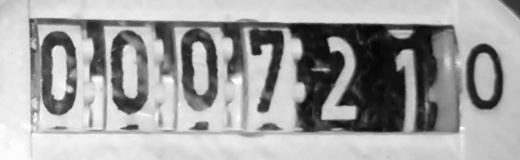
#> input picture PART-2/METER IMAGES/RAJA (102).jpg, 520 x 160 px; its folder holds only this picture in this run
$ jupyter execute --allow-errors AMR_using_CNN_SVHN_Model.ipynb   (shell and % lines are left out)
#> lines starting #> are read from the running program, lines starting #| are printed output that depends on the picture; after the words box and inside, x2 and y2 are one past the last pixel; in counts of white or black regions, pixels touching at a corner belong together
#> further down, img is the input picture: shape (160, 520); min 5, max 255, mean 161.2
Install all required libraries

[cell 1]

from google.colab import drive
from google.colab.patches import cv2_imshow
from skimage import data,filters
from PIL import ImageTk, Image

drive.mount('/content/drive')
%cd /content/drive/MyDrive/METER IMAGES/

import cv2
import csv
import matplotlib.pyplot as plt
import matplotlib.pylab as plt
import matplotlib.cm as cm
import numpy as np
import pathlib
import PIL
import os,png,array
import pandas as pd
import time

Load CNN_SVHN ML Model

[cell 2]
from keras.models import load_model
#> (the rest of this cell did not finish here and is left out)

Predicting meter value from 169 meter images using CNN_SVHN ML Model

[cell 3]
row_list = []
index_counter = 0
resize_counter = 0

directory="/content/drive/My Drive/METER IMAGES/"

#> (the rest of this cell did not finish here and is left out)

#> in auto_canny, `v = np.median(image)`: v = 197
#> in auto_canny, `lower = int(max(0, (1.0 - sigma) * v))`: lower = 131
#> in auto_canny, `upper = int(min(255, (1.0 + sigma) * v))`: upper = 255
#> in auto_canny, `edged = cv2.Canny(image, lower, upper, apertureSize=3, L2gradient=True)`:
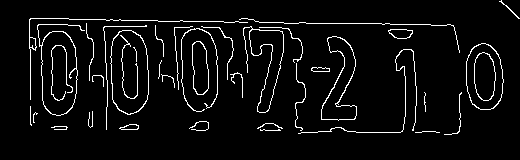
#> edged: shape (160, 520); 5.1% white in thin lines or dots, all inside (x1, y1, x2, y2) = (29, 0, 520, 135)
#> `contours, hierarchy = cv2.findContours(edges.copy(), cv2.RETR_TREE, cv..`: contours = 50 contours, 27 with area under 20; largest, box (x1, y1, x2, y2) and area: (110, 30, 149, 115) 2678, (110, 30, 149, 115) 2642, (37, 24, 85, 116) 2594, (41, 31, 78, 116) 2549, (466, 43, 504, 110) 1995
#> the loop `for cont in contours:` made 50 passes
#> (x, y, w, h, area) on passes 4, 5, 16, 17, 21, 22, 23, 24, 25, 26, 27, 28: (119, 124, 20, 6, 70.5), (120, 124, 19, 6, 64.5), (311, 67, 19, 5, 62.5), (311, 67, 19, 5, 59.5), (466, 43, 38, 67, 1995), (466, 43, 38, 67, 1964), (474, 52, 22, 49, 827), (474, 52, 22, 49, 810), (192, 41, 17, 54, 708.5), (192, 41, 17, 54, 691.5), (321, 36, 36, 85, 1443.5), (321, 36, 36, 85, 1387.5)
#> after the loop `for cont in contours:`: contours_dict = 10 items
#> `contours_filtered = sorted(contours_dict.values(), key=cv2.boundingRect)`: contours_filtered = 10 contours; largest, box (x1, y1, x2, y2) and area: (110, 30, 149, 115) 2642, (37, 24, 85, 116) 2594, (41, 31, 78, 116) 2549, (466, 43, 504, 110) 1964, (321, 36, 357, 121) 1388
#> `img_contours = cv2.drawContours(blank_background, contours_filtered, -..`:
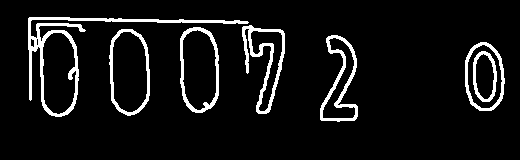
#> img_contours: shape (160, 520); 7.5% white; 7 white regions, largest, box (x1, y1, x2, y2) and area: (28, 17, 249, 117) 1995, (242, 25, 285, 114) 1009, (320, 35, 358, 122) 871

        contours, hierarchy = cv2.findContours(edges.copy(), cv2.RETR_TREE, cv2.CHAIN_APPROX_SIMPLE)

        contours_dict = dict()
        for cont in contours:
            x, y, w, h = cv2.boundingRect(cont)
            area = cv2.contourArea(cont)
            if 20 < area and 20 < w and h > 10 :
                contours_dict[(x, y, w, h)] = cont

        contours_filtered = sorted(contours_dict.values(), key=cv2.boundingRect)
        blank_background = np.zeros_like(edges)
        img_contours = cv2.drawContours(blank_background, contours_filtered, -1, (255,255,255), thickness=2)

        def is_overlapping_horizontally(box1, box2):
            x1, _, w1, _ = box1
            x2, _, _, _ = box2
            if x1 > x2:
                return is_overlapping_horizontally(box2, box1)
            return (x2 - x1) < w1

        def merge(box1, box2):
            assert is_overlapping_horizontally(box1, box2)
            x1, y1, w1, h1 = box1
            x2, y2, w2, h2 = box2
            x = min(x1, x2)
            w = max(x1 + w1, x2 + w2) - x
            y = min(y1, y2)
            h = max(y1 + h1, y2 + h2) - y
            return (x, y, w, h)

        def windows(contours):
            boxes = []
            for cont in contours:
                box = cv2.boundingRect(cont)
                if not boxes:
                    boxes.append(box)
                else:
                    if is_overlapping_horizontally(boxes[-1], box):
                        last_box = boxes.pop()
                        merged_box = merge(box, last_box)
                        boxes.append(merged_box)
                    else:
                        boxes.append(box)
            return boxes

        boxes = windows(contours_filtered)
#> the loop in windows, `for cont in contours:` made 10 passes
#> (box, last_box, y1 in merge, h1 in merge, y2 in merge) on passes 2, 6: ((37, 24, 48, 92), (29, 18, 219, 82), 24, 92, 18), ((243, 26, 41, 87), (29, 18, 219, 98), 26, 87, 18)
#> (box, y1 in merge, h1 in merge, y2 in merge, w2 in merge) on passes 3, 4, 5, 7, 10: ((41, 31, 37, 85), 31, 85, 18, 219), ((110, 30, 39, 85), 30, 85, 18, 219), ((181, 28, 37, 84), 28, 84, 18, 219), ((249, 29, 35, 84), 29, 84, 18, 255), ((474, 52, 22, 49), 52, 49, 43, 38)
#> after the loop in windows, `for cont in contours:`: boxes = [(29, 18, 255, 98), (321, 36, 36, 85), (466, 43, 38, 67)]
#> `len_boxes = len(boxes)`: len_boxes = 3
#> the loop `for n in range(len_boxes):` made 3 passes
#> pass 1, `roi = img[y-10:y+h+5, x-10:x+w+5]`:
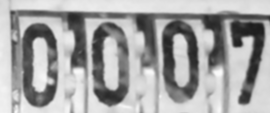
#> roi: shape (113, 270); min 28, max 251, mean 163.7
#> pass 1, `roi = cv2.resize(roi,(32, 32),interpolation = cv2.INTER_AREA)`:
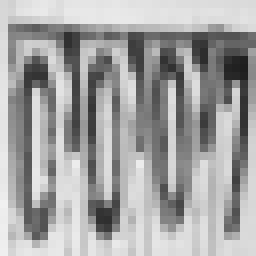
#> roi: shape (32, 32) (shown 8 times larger); min 30, max 240, mean 163.6
#> pass 2, `roi = img[y-10:y+h+5, x-10:x+w+5]`:
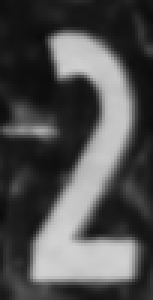
#> roi: shape (100, 51) (shown 3 times larger); min 11, max 209, mean 78.5
#> pass 2, `roi = cv2.resize(roi,(32, 32),interpolation = cv2.INTER_AREA)`:
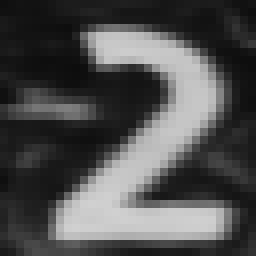
#> roi: shape (32, 32) (shown 8 times larger); min 13, max 208, mean 78.5
#> after the loop `for y in range(32):`: data = 1024 values, max 240 at index 800, min 30 at index 286, mean 163.6
        len_boxes = len(boxes)

        for n in range(len_boxes):
          x, y, w, h = boxes[n]
          plt.axis('off')

          if y < 10:
              y = 10
          if x < 10:
              x = 10

          roi = img[y-10:y+h+5, x-10:x+w+5]
          roi = cv2.resize(roi,(32, 32),interpolation = cv2.INTER_AREA)
          a = str(n+1)
          cv2.imwrite('basamak'+a+'.png', roi)

        columnNames = list()

        for i in range(1024):
            pixel = 'pixel'
            pixel += str(i)
            columnNames.append(pixel)

        train_data = pd.DataFrame(columns = columnNames)

        for n in range(len_boxes):
            a = str(n+1)
            b='basamak'+a+'.png'
            img = Image.open(b)
            rawData = img.load()
            data = []
            for y in range(32):
                for x in range(32):
                    data.append(rawData[x,y])
            k = 0
            train_data.loc[0] = [data[k] for k in range(1024)]
            train_data = train_data.div(255)
            train_data.to_csv("train_converted"+a+".csv",index = False)


        w ={}
        for n in range(len_boxes):
            a = str(n+1)
            b = "train_converted"+a+".csv"
            x_pred = pd.read_csv(b)
            x_pred = x_pred.iloc[:,:].values.astype('float32')
            x_pred =x_pred.reshape(-1, 32, 32, 1)
            predictions=classifier.predict(x_pred)
            x = predictions[4]
            c = "predictions"+a
            w.update( {c : x.argmax()} )

        row = [file,  str(w.get("predictions1")) +
               str(w.get("predictions2")) +
               str(w.get("predictions3")) +
               str(w.get("predictions4")) +
               str(w.get("predictions5")) +
               str(w.get("predictions6")) ]

        row_list.append(row)

        print( file + " " + "METER READING=" +
            str(w.get("predictions1")) +
            str(w.get("predictions2")) +
            str(w.get("predictions3")) +
            str(w.get("predictions4")) +
            str(w.get("predictions5")) +
            str(w.get("predictions6"))
            )

        continue

    else:
        continue

  except IndexError:
    if IndexError:
      index_counter += 1
      print(file + " " +'List index out of range error')
      print('index count: ', index_counter)
      pass

  '''except:
    row = [file, "Resize Error"]
    resize_counter += 1
    print('resize count: ', resize_counter)
    print(file + " " + 'resize error')'''
